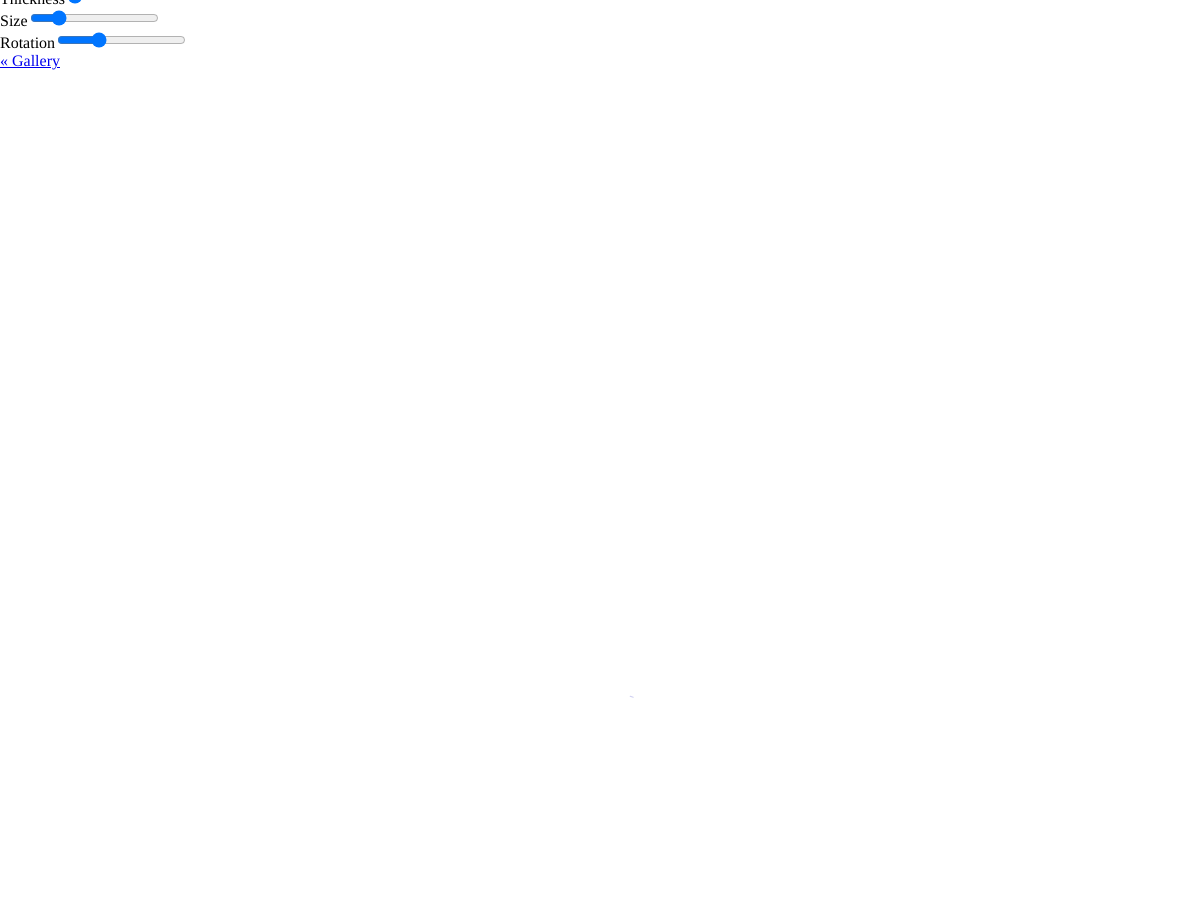
Frame 1 (no input)
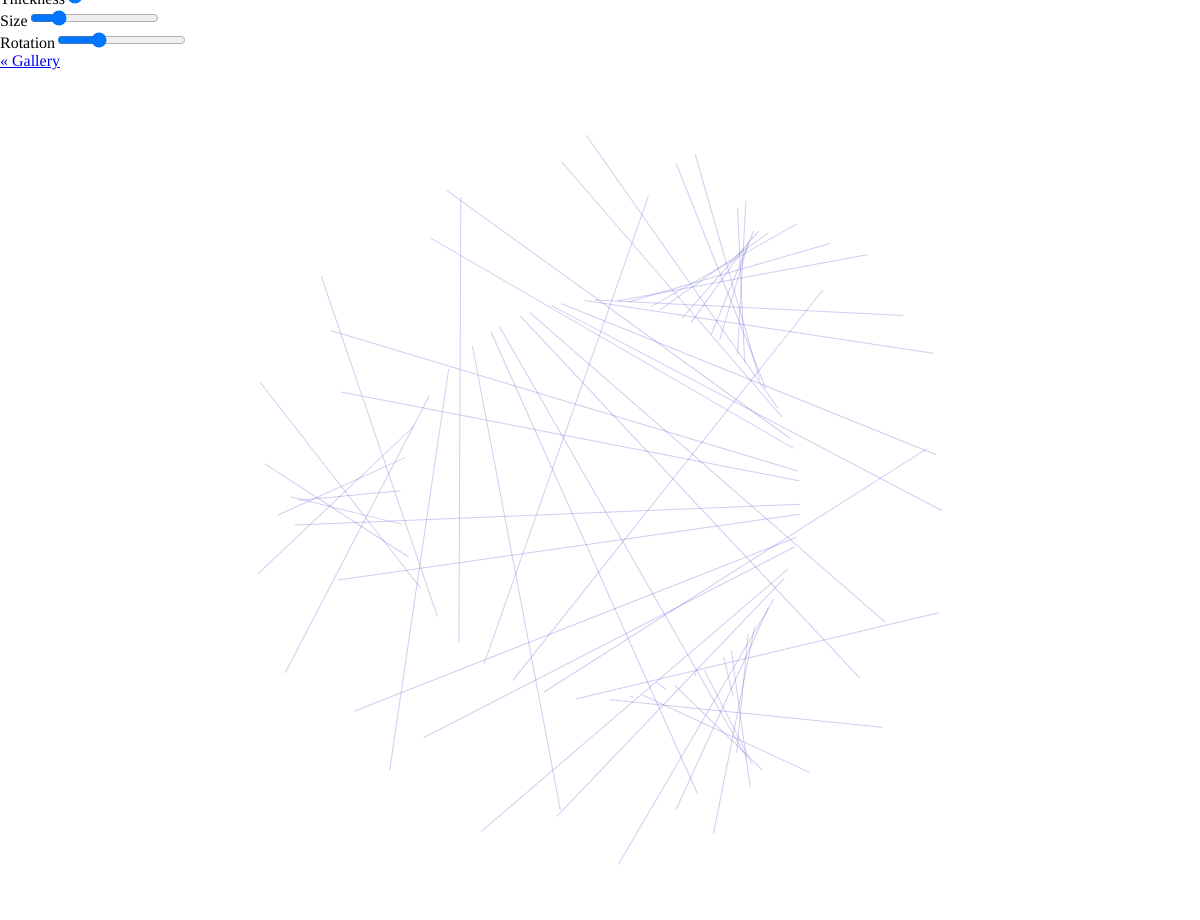
Frame 60 (no input)
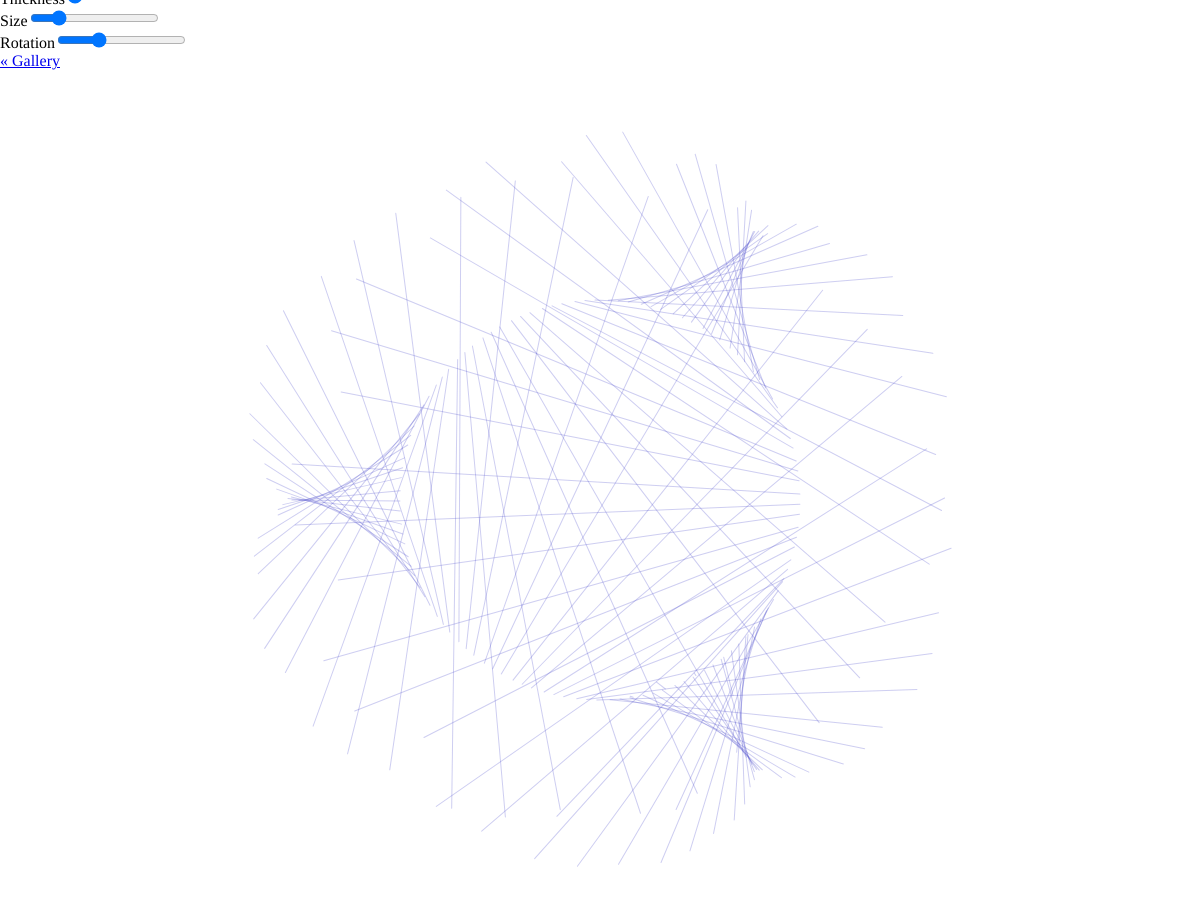
Frame 120 (the mouse pressed at the canvas centre since frame 60)

The p5.js sketch that drew these frames (run headless with seeded random() and noise() and a simulated clock; from frame 60 on, the mouse is pressed at the canvas centre):

// p5.js sketch
// ── sketch.js
let sliderColor; // color change
let sliderSpeed; // changes frame rate
let sliderA; // opacity
// let buttonReset; 
let sliderW; // stroke weight
let sliderM; // size
let sliderR; // rotation

function setup() { 
  background(255);
  if (windowWidth > 1020){
    let c = createCanvas(windowWidth, windowHeight - 80); // window sized canvas
    c.position(0, 80); 
   } else {
     let c = createCanvas(windowWidth, windowHeight - 180);
     c.position(0, 180);
   } 
   
    labelColor = createDiv('Color'); 
    sliderColor = createSlider(0, 360, 240);
    sliderColor.parent(labelColor);
    
    labelSpeed = createDiv('Speed'); 
    sliderSpeed = createSlider(6, 300, 20);
    sliderSpeed.parent(labelSpeed);

    labelA = createDiv('Opacity'); 
    sliderA = createSlider(10, 360, 100); 
    sliderA.parent(labelA);

    labelW = createDiv('Thickness'); 
    sliderW = createSlider(1, 15, 1); 
    sliderW.parent(labelW);

    labelM = createDiv('Size'); 
    sliderM = createSlider(10, 1000, 200); 
    sliderM.parent(labelM);

    labelR = createDiv('Rotation'); 
    sliderR = createSlider(0, 10, PI); 
    sliderR.parent(labelR);

   
    //labelReset = createDiv(''); 
    //buttonReset = createButton('Restart'); 
    //buttonReset.parent(labelReset);
    //buttonReset.mousePressed(startOver);
    
   backButton = createA('https://sajump-ixd.github.io/helloworldgallery/index.html', ' « Gallery'); //back to gallery
  }

  function windowResized() {
    resizeCanvas(windowWidth, windowHeight);
  } 
  
  function draw() { 
    colorMode (HSL, 360); // changes color mode to hue, sat, brightness. 360 is max
    let hue = (sliderColor.value());
    let a = (sliderA.value());
    stroke(hue, 200, 200, a); // color and opacity sliders
    strokeWeight(sliderW.value()); // thickness slider
    frameRate(sliderSpeed.value()); // speed slider
    var t = frameCount;
    var m = (sliderM.value());
    var r = (sliderR.value());
    translate(windowWidth / 2, windowHeight / 2); // centers the drawing
    rotate(t / r);
    line(sin(t / 2) * m, cos(t / 2) * m, atan(t / 2) * m, cos(t / 2) * m);
  
	};

  //function startOver() {
  //  redraw();
  //}
  
  
// ── style.css
html, body {
  margin: 0;
  padding: 0;
  font-family: Sans-Serif;
}

div {
  display: inline-block;
  width: 150px;
  height: 30px;
  padding: 15px;
}

a {
  color:#900C3F;
  float: right;
  margin-right: 30px;
  margin-top: 30px;
}

canvas {
  display: block;
}
